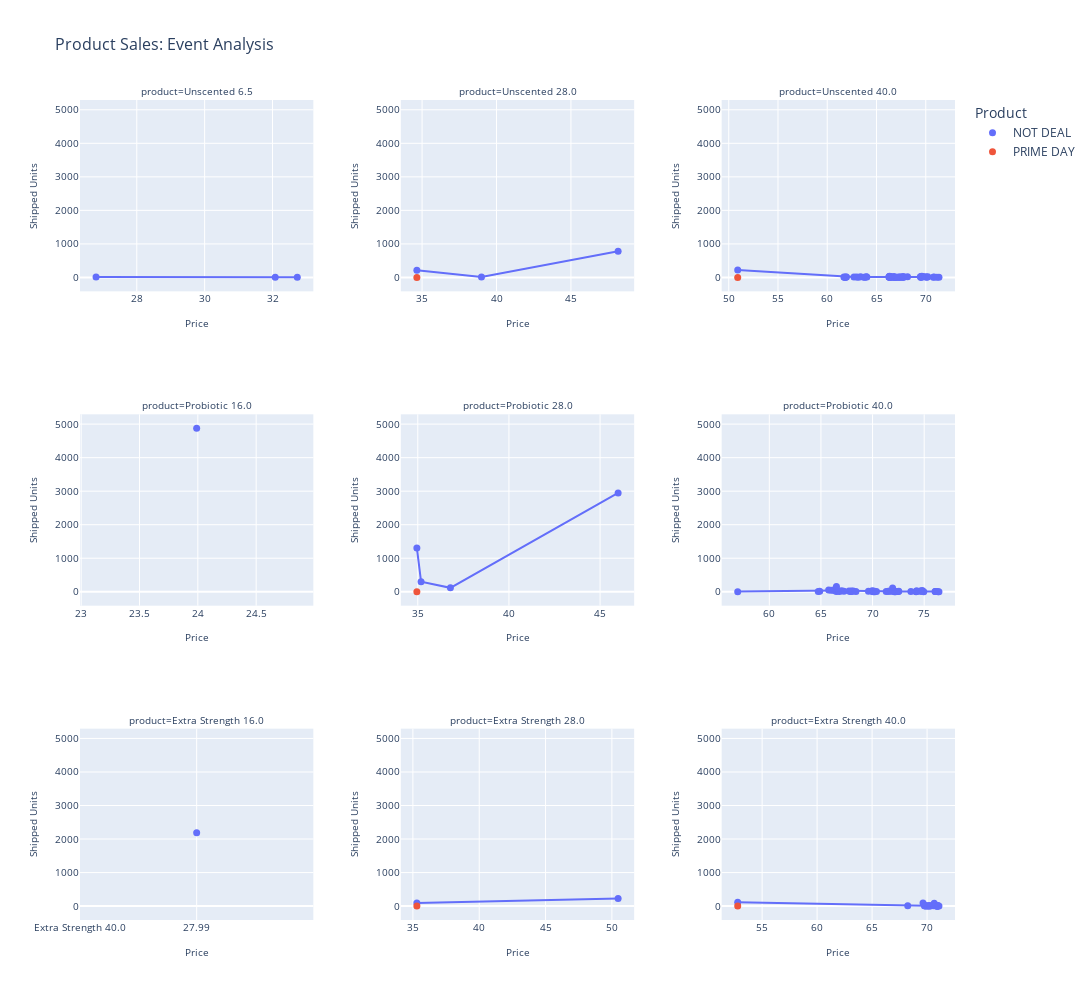

The code cell stored with this chart in its notebook:
### Code cell
fig = px.scatter(
    sales_df,
    x='our_price',
    y='shipped_units',
    facet_col='product',
    category_orders={
        "product": [
            'Unscented 6.5','Unscented 28.0', 'Unscented 40.0', 
            'Probiotic 16.0', 'Probiotic 28.0', 'Probiotic 40.0',
            'Extra Strength 16.0','Extra Strength 28.0', 'Extra Strength 40.0',  
        ]
    },
    facet_col_wrap=3,
    facet_col_spacing=0.1,
    facet_row_spacing=0.15,
    color='event_name',
    trendline='lowess',
    title='Product Sales: Event Analysis',
    width=1500,
    height=1000
).update_traces(
    marker=dict(size=7)
).update_layout(
    legend_title_text='Product',
    title_font=dict(size=16)
).update_xaxes(
    title_text='Price',
    title_font=dict(size=10),
    tickfont=dict(size=10)
).update_yaxes(
    title_text='Shipped Units',
    title_font=dict(size=10),
    tickfont=dict(size=10)
)

fig.update_xaxes(
    categoryorder='array', 
    categoryarray= [
        'Unscented 6.5','Unscented 28.0', 'Unscented 40.0', 
        'Probiotic 16.0', 'Probiotic 28.0', 'Probiotic 40.0',
        'Extra Strength 16.0','Extra Strength 28.0', 'Extra Strength 40.0',  
    ]
)
fig.update_layout(xaxis=dict(type='category'))

for annotation in fig['layout']['annotations']:
    annotation['font'] = dict(size=10)

fig.for_each_xaxis(lambda axis: axis.update(showticklabels=True))
fig.for_each_yaxis(lambda axis: axis.update(showticklabels=True))

fig.show()

### Figure 1 — Plotly figure (JSON) as saved in the notebook; plotly's stock layout.template omitted (floating-point values rounded to 4 significant figures)
{"data": [{"hovertemplate": "event_name=NOT DEAL<br>product=Unscented 6.5<br>our_price=%{x}<br>shipped_units=%{y}<extra></extra>", "legendgroup": "NOT DEAL", "marker": {"color": "#636efa", "size": 7, "symbol": "circle"}, "mode": "markers", "name": "NOT DEAL", "orientation": "v", "showlegend": true, "type": "scatter", "x": [26.8, 32.08, 32.73], "xaxis": "x7", "y": [11, 2, 5], "yaxis": "y7"}, {"hovertemplate": "<b>LOWESS trendline</b><br><br>event_name=NOT DEAL<br>product=Unscented 6.5<br>our_price=%{x}<br>shipped_units=%{y} <b>(trend)</b><extra></extra>", "legendgroup": "NOT DEAL", "marker": {"color": "#636efa", "size": 7, "symbol": "circle"}, "mode": "lines", "name": "NOT DEAL", "showlegend": false, "type": "scatter", "x": [26.8, 32.08, 32.73], "xaxis": "x7", "y": [11.0, 2.0, 5.0], "yaxis": "y7"}, {"hovertemplate": "event_name=NOT DEAL<br>product=Unscented 28.0<br>our_price=%{x}<br>shipped_units=%{y}<extra></extra>", "legendgroup": "NOT DEAL", "marker": {"color": "#636efa", "size": 7, "symbol": "circle"}, "mode": "markers", "name": "NOT DEAL", "orientation": "v", "showlegend": false, "type": "scatter", "x": [34.65, 38.99, 48.17], "xaxis": "x8", "y": [214, 14, 778], "yaxis": "y8"}, {"hovertemplate": "<b>LOWESS trendline</b><br><br>event_name=NOT DEAL<br>product=Unscented 28.0<br>our_price=%{x}<br>shipped_units=%{y} <b>(trend)</b><extra></extra>", "legendgroup": "NOT DEAL", "marker": {"color": "#636efa", "size": 7, "symbol": "circle"}, "mode": "lines", "name": "NOT DEAL", "showlegend": false, "type": "scatter", "x": [34.65, 38.99, 48.17], "xaxis": "x8", "y": [214.0, 14.0, 778.0], "yaxis": "y8"}, {"hovertemplate": "event_name=PRIME DAY<br>product=Unscented 28.0<br>our_price=%{x}<br>shipped_units=%{y}<extra></extra>", "legendgroup": "PRIME DAY", "marker": {"color": "#EF553B", "size": 7, "symbol": "circle"}, "mode": "markers", "name": "PRIME DAY", "orientation": "v", "showlegend": true, "type": "scatter", "x": [34.65], "xaxis": "x8", "y": [1], "yaxis": "y8"}, {"hovertemplate": "event_name=PRIME DAY<br>product=Unscented 28.0<extra></extra>", "legendgroup": "PRIME DAY", "marker": {"color": "#EF553B", "size": 7, "symbol": "circle"}, "mode": "lines", "name": "PRIME DAY", "showlegend": false, "type": "scatter", "xaxis": "x8", "yaxis": "y8"}, {"hovertemplate": "event_name=NOT DEAL<br>product=Unscented 40.0<br>our_price=%{x}<br>shipped_units=%{y}<extra></extra>", "legendgroup": "NOT DEAL", "marker": {"color": "#636efa", "size": 7, "symbol": "circle"}, "mode": "markers", "name": "NOT DEAL", "orientation": "v", "showlegend": false, "type": "scatter", "x": [50.91, 61.69, 61.76, 61.83, 61.89, 61.95, 62.71, 62.97, 63.16, 63.39, 63.72, 63.84, 63.96, 64.02, 66.26, 66.28, 66.29, 66.3, 66.31, 66.32, 66.35, 66.37, 66.38, 66.41, 66.43, 66.49, 66.64, 66.73, 66.77, 66.78, 66.79, 66.8, 66.88, 66.98, 67.02, 67.15, 67.28, 67.3, 67.38, 67.5, 67.61, 67.62, 67.74, 67.76, 67.77, 68.15, 69.46, 69.48, 69.52, 69.55, 69.6, 69.71, 69.87, 70.06, 70.12, 70.21, 70.77, 70.84, 71.13, 71.34], "xaxis": "x9", "y": [225, 16, 7, 1, 9, 16, 11, 9, 5, 17, 2, 8, 20, 13, 23, 12, 11, 9, 4, 37, 8, 24, 9, 2, 19, 3, 10, 20, 15, 4, 10, 2, 7, 7, 4, 5, 6, 10, 2, 14, 3, 23, 2, 11, 23, 17, 20, 18, 1, 19, 32, 23, 19, 12, 3, 20, 7, 13, 4, 8], "yaxis": "y9"}, {"hovertemplate": "<b>LOWESS trendline</b><br><br>event_name=NOT DEAL<br>product=Unscented 40.0<br>our_price=%{x}<br>shipped_units=%{y} <b>(trend)</b><extra></extra>", "legendgroup": "NOT DEAL", "marker": {"color": "#636efa", "size": 7, "symbol": "circle"}, "mode": "lines", "name": "NOT DEAL", "showlegend": false, "type": "scatter", "x": [50.91, 61.69, 61.76, 61.83, 61.89, 61.95, 62.71, 62.97, 63.16, 63.39, 63.72, 63.84, 63.96, 64.02, 66.26, 66.28, 66.29, 66.3, 66.31, 66.32, 66.35, 66.37, 66.38, 66.41, 66.43, 66.49, 66.64, 66.73, 66.77, 66.78, 66.79, 66.8, 66.88, 66.98, 67.02, 67.15, 67.28, 67.3, 67.38, 67.5, 67.61, 67.62, 67.74, 67.76, 67.77, 68.15, 69.46, 69.48, 69.52, 69.55, 69.6, 69.71, 69.87, 70.06, 70.12, 70.21, 70.77, 70.84, 71.13, 71.34], "xaxis": "x9", "y": [220.1, 9.769, 9.797, 9.826, 9.849, 9.873, 10.16, 10.25, 10.3, 10.37, 10.46, 10.49, 10.52, 10.54, 10.33, 10.32, 10.31, 10.31, 10.3, 10.29, 10.28, 10.26, 10.26, 10.23, 10.22, 10.17, 10.04, 10.0, 9.996, 9.994, 9.994, 9.995, 10.01, 10.07, 10.08, 10.15, 10.24, 10.26, 10.34, 10.49, 10.69, 10.71, 11.04, 11.11, 11.15, 13.0, 13.54, 13.52, 13.49, 13.47, 13.43, 13.36, 13.25, 13.12, 13.07, 13.0, 12.37, 12.27, 11.79, 11.38], "yaxis": "y9"}, {"hovertemplate": "event_name=PRIME DAY<br>product=Unscented 40.0<br>our_price=%{x}<br>shipped_units=%{y}<extra></extra>", "legendgroup": "PRIME DAY", "marker": {"color": "#EF553B", "size": 7, "symbol": "circle"}, "mode": "markers", "name": "PRIME DAY", "orientation": "v", "showlegend": false, "type": "scatter", "x": [50.91], "xaxis": "x9", "y": [1], "yaxis": "y9"}, {"hovertemplate": "event_name=PRIME DAY<br>product=Unscented 40.0<extra></extra>", "legendgroup": "PRIME DAY", "marker": {"color": "#EF553B", "size": 7, "symbol": "circle"}, "mode": "lines", "name": "PRIME DAY", "showlegend": false, "type": "scatter", "xaxis": "x9", "yaxis": "y9"}, {"hovertemplate": "event_name=NOT DEAL<br>product=Probiotic 16.0<br>our_price=%{x}<br>shipped_units=%{y}<extra></extra>", "legendgroup": "NOT DEAL", "marker": {"color": "#636efa", "size": 7, "symbol": "circle"}, "mode": "markers", "name": "NOT DEAL", "orientation": "v", "showlegend": false, "type": "scatter", "x": [23.99], "xaxis": "x4", "y": [4876], "yaxis": "y4"}, {"hovertemplate": "event_name=NOT DEAL<br>product=Probiotic 16.0<extra></extra>", "legendgroup": "NOT DEAL", "marker": {"color": "#636efa", "size": 7, "symbol": "circle"}, "mode": "lines", "name": "NOT DEAL", "showlegend": false, "type": "scatter", "xaxis": "x4", "yaxis": "y4"}, {"hovertemplate": "event_name=NOT DEAL<br>product=Probiotic 28.0<br>our_price=%{x}<br>shipped_units=%{y}<extra></extra>", "legendgroup": "NOT DEAL", "marker": {"color": "#636efa", "size": 7, "symbol": "circle"}, "mode": "markers", "name": "NOT DEAL", "orientation": "v", "showlegend": false, "type": "scatter", "x": [34.95, 35.18, 36.79, 45.99], "xaxis": "x5", "y": [1308, 302, 117, 2948], "yaxis": "y5"}, {"hovertemplate": "<b>LOWESS trendline</b><br><br>event_name=NOT DEAL<br>product=Probiotic 28.0<br>our_price=%{x}<br>shipped_units=%{y} <b>(trend)</b><extra></extra>", "legendgroup": "NOT DEAL", "marker": {"color": "#636efa", "size": 7, "symbol": "circle"}, "mode": "lines", "name": "NOT DEAL", "showlegend": false, "type": "scatter", "x": [34.95, 35.18, 36.79, 45.99], "xaxis": "x5", "y": [1308.0, 302.0, 117.0, 2948.0], "yaxis": "y5"}, {"hovertemplate": "event_name=PRIME DAY<br>product=Probiotic 28.0<br>our_price=%{x}<br>shipped_units=%{y}<extra></extra>", "legendgroup": "PRIME DAY", "marker": {"color": "#EF553B", "size": 7, "symbol": "circle"}, "mode": "markers", "name": "PRIME DAY", "orientation": "v", "showlegend": false, "type": "scatter", "x": [34.95], "xaxis": "x5", "y": [1], "yaxis": "y5"}, {"hovertemplate": "event_name=PRIME DAY<br>product=Probiotic 28.0<extra></extra>", "legendgroup": "PRIME DAY", "marker": {"color": "#EF553B", "size": 7, "symbol": "circle"}, "mode": "lines", "name": "PRIME DAY", "showlegend": false, "type": "scatter", "xaxis": "x5", "yaxis": "y5"}, {"hovertemplate": "event_name=NOT DEAL<br>product=Probiotic 40.0<br>our_price=%{x}<br>shipped_units=%{y}<extra></extra>", "legendgroup": "NOT DEAL", "marker": {"color": "#636efa", "size": 7, "symbol": "circle"}, "mode": "markers", "name": "NOT DEAL", "orientation": "v", "showlegend": false, "type": "scatter", "x": [56.94, 64.74, 64.88, 65.75, 65.98, 66.21, 66.25, 66.39, 66.47, 66.48, 66.49, 66.5, 66.61, 66.69, 66.79, 67.01, 67.23, 67.72, 67.84, 67.95, 67.97, 68.12, 68.39, 69.6, 69.93, 69.97, 70.01, 70.09, 70.11, 70.22, 70.38, 71.32, 71.51, 71.58, 71.78, 71.94, 72.0, 72.12, 72.2, 72.22, 72.25, 72.38, 72.5, 72.54, 73.71, 74.21, 74.24, 74.26, 74.28, 74.61, 74.67, 74.78, 74.81, 74.96, 76.05, 76.1, 76.13, 76.2, 76.34, 76.43], "xaxis": "x6", "y": [2, 8, 12, 55, 48, 44, 50, 46, 31, 53, 11, 160, 30, 30, 8, 31, 15, 21, 6, 22, 4, 22, 7, 18, 19, 23, 10, 2, 20, 2, 5, 10, 16, 13, 15, 112, 17, 1, 18, 2, 4, 9, 8, 12, 8, 2, 25, 6, 20, 22, 14, 12, 39, 2, 9, 5, 6, 4, 1, 3], "yaxis": "y6"}, {"hovertemplate": "<b>LOWESS trendline</b><br><br>event_name=NOT DEAL<br>product=Probiotic 40.0<br>our_price=%{x}<br>shipped_units=%{y} <b>(trend)</b><extra></extra>", "legendgroup": "NOT DEAL", "marker": {"color": "#636efa", "size": 7, "symbol": "circle"}, "mode": "lines", "name": "NOT DEAL", "showlegend": false, "type": "scatter", "x": [56.94, 64.74, 64.88, 65.75, 65.98, 66.21, 66.25, 66.39, 66.47, 66.48, 66.49, 66.5, 66.61, 66.69, 66.79, 67.01, 67.23, 67.72, 67.84, 67.95, 67.97, 68.12, 68.39, 69.6, 69.93, 69.97, 70.01, 70.09, 70.11, 70.22, 70.38, 71.32, 71.51, 71.58, 71.78, 71.94, 72.0, 72.12, 72.2, 72.22, 72.25, 72.38, 72.5, 72.54, 73.71, 74.21, 74.24, 74.26, 74.28, 74.61, 74.67, 74.78, 74.81, 74.96, 76.05, 76.1, 76.13, 76.2, 76.34, 76.43], "xaxis": "x6", "y": [11.28, 50.02, 48.69, 40.74, 38.75, 36.8, 36.47, 35.32, 34.67, 34.59, 34.5, 34.42, 33.54, 32.9, 32.11, 30.4, 28.72, 25.04, 24.15, 23.33, 23.18, 22.07, 20.05, 13.69, 13.22, 13.14, 13.07, 12.95, 12.93, 12.76, 12.46, 11.52, 11.5, 11.46, 11.35, 11.27, 11.26, 11.26, 11.27, 11.26, 11.25, 11.25, 11.2, 11.18, 9.954, 9.423, 9.392, 9.372, 9.351, 9.019, 8.959, 8.851, 8.822, 8.675, 7.583, 7.53, 7.498, 7.423, 7.27, 7.171], "yaxis": "y6"}, {"hovertemplate": "event_name=NOT DEAL<br>product=Extra Strength 16.0<br>our_price=%{x}<br>shipped_units=%{y}<extra></extra>", "legendgroup": "NOT DEAL", "marker": {"color": "#636efa", "size": 7, "symbol": "circle"}, "mode": "markers", "name": "NOT DEAL", "orientation": "v", "showlegend": false, "type": "scatter", "x": [27.99], "xaxis": "x", "y": [2187], "yaxis": "y"}, {"hovertemplate": "event_name=NOT DEAL<br>product=Extra Strength 16.0<extra></extra>", "legendgroup": "NOT DEAL", "marker": {"color": "#636efa", "size": 7, "symbol": "circle"}, "mode": "lines", "name": "NOT DEAL", "showlegend": false, "type": "scatter", "xaxis": "x", "yaxis": "y"}, {"hovertemplate": "event_name=NOT DEAL<br>product=Extra Strength 28.0<br>our_price=%{x}<br>shipped_units=%{y}<extra></extra>", "legendgroup": "NOT DEAL", "marker": {"color": "#636efa", "size": 7, "symbol": "circle"}, "mode": "markers", "name": "NOT DEAL", "orientation": "v", "showlegend": false, "type": "scatter", "x": [35.3, 50.47], "xaxis": "x2", "y": [96, 230], "yaxis": "y2"}, {"hovertemplate": "<b>LOWESS trendline</b><br><br>event_name=NOT DEAL<br>product=Extra Strength 28.0<br>our_price=%{x}<br>shipped_units=%{y} <b>(trend)</b><extra></extra>", "legendgroup": "NOT DEAL", "marker": {"color": "#636efa", "size": 7, "symbol": "circle"}, "mode": "lines", "name": "NOT DEAL", "showlegend": false, "type": "scatter", "x": [35.3, 50.47], "xaxis": "x2", "y": [96.0, 230.0], "yaxis": "y2"}, {"hovertemplate": "event_name=PRIME DAY<br>product=Extra Strength 28.0<br>our_price=%{x}<br>shipped_units=%{y}<extra></extra>", "legendgroup": "PRIME DAY", "marker": {"color": "#EF553B", "size": 7, "symbol": "circle"}, "mode": "markers", "name": "PRIME DAY", "orientation": "v", "showlegend": false, "type": "scatter", "x": [35.3], "xaxis": "x2", "y": [1], "yaxis": "y2"}, {"hovertemplate": "event_name=PRIME DAY<br>product=Extra Strength 28.0<extra></extra>", "legendgroup": "PRIME DAY", "marker": {"color": "#EF553B", "size": 7, "symbol": "circle"}, "mode": "lines", "name": "PRIME DAY", "showlegend": false, "type": "scatter", "xaxis": "x2", "yaxis": "y2"}, {"hovertemplate": "event_name=NOT DEAL<br>product=Extra Strength 40.0<br>our_price=%{x}<br>shipped_units=%{y}<extra></extra>", "legendgroup": "NOT DEAL", "marker": {"color": "#636efa", "size": 7, "symbol": "circle"}, "mode": "markers", "name": "NOT DEAL", "orientation": "v", "showlegend": false, "type": "scatter", "x": [52.78, 68.24, 69.63, 69.75, 69.83, 69.84, 69.85, 70.03, 70.06, 70.2, 70.22, 70.28, 70.56, 70.65, 70.84, 70.85, 70.91, 70.94, 70.95, 70.96, 70.99, 71.0, 71.08], "xaxis": "x3", "y": [114, 7, 96, 7, 7, 12, 5, 4, 4, 15, 5, 4, 11, 86, 1, 1, 5, 11, 2, 2, 3, 13, 2], "yaxis": "y3"}, {"hovertemplate": "<b>LOWESS trendline</b><br><br>event_name=NOT DEAL<br>product=Extra Strength 40.0<br>our_price=%{x}<br>shipped_units=%{y} <b>(trend)</b><extra></extra>", "legendgroup": "NOT DEAL", "marker": {"color": "#636efa", "size": 7, "symbol": "circle"}, "mode": "lines", "name": "NOT DEAL", "showlegend": false, "type": "scatter", "x": [52.78, 68.24, 69.63, 69.75, 69.83, 69.84, 69.85, 70.03, 70.06, 70.2, 70.22, 70.28, 70.56, 70.65, 70.84, 70.85, 70.91, 70.94, 70.95, 70.96, 70.99, 71.0, 71.08], "xaxis": "x3", "y": [114.0, 7.119, 7.091, 6.933, 6.863, 6.857, 6.851, 6.833, 6.844, 6.968, 7.006, 7.086, 6.08, 5.731, 4.789, 4.73, 4.368, 4.184, 4.123, 4.062, 3.88, 3.82, 3.348], "yaxis": "y3"}, {"hovertemplate": "event_name=PRIME DAY<br>product=Extra Strength 40.0<br>our_price=%{x}<br>shipped_units=%{y}<extra></extra>", "legendgroup": "PRIME DAY", "marker": {"color": "#EF553B", "size": 7, "symbol": "circle"}, "mode": "markers", "name": "PRIME DAY", "orientation": "v", "showlegend": false, "type": "scatter", "x": [52.78], "xaxis": "x3", "y": [1], "yaxis": "y3"}, {"hovertemplate": "event_name=PRIME DAY<br>product=Extra Strength 40.0<extra></extra>", "legendgroup": "PRIME DAY", "marker": {"color": "#EF553B", "size": 7, "symbol": "circle"}, "mode": "lines", "name": "PRIME DAY", "showlegend": false, "type": "scatter", "xaxis": "x3", "yaxis": "y3"}], "layout": {"annotations": [{"font": {"size": 10}, "showarrow": false, "text": "product=Extra Strength 16.0", "x": 0.1333, "xanchor": "center", "xref": "paper", "y": 0.2333, "yanchor": "bottom", "yref": "paper"}, {"font": {"size": 10}, "showarrow": false, "text": "product=Extra Strength 28.0", "x": 0.5, "xanchor": "center", "xref": "paper", "y": 0.2333, "yanchor": "bottom", "yref": "paper"}, {"font": {"size": 10}, "showarrow": false, "text": "product=Extra Strength 40.0", "x": 0.8667, "xanchor": "center", "xref": "paper", "y": 0.2333, "yanchor": "bottom", "yref": "paper"}, {"font": {"size": 10}, "showarrow": false, "text": "product=Probiotic 16.0", "x": 0.1333, "xanchor": "center", "xref": "paper", "y": 0.6167, "yanchor": "bottom", "yref": "paper"}, {"font": {"size": 10}, "showarrow": false, "text": "product=Probiotic 28.0", "x": 0.5, "xanchor": "center", "xref": "paper", "y": 0.6167, "yanchor": "bottom", "yref": "paper"}, {"font": {"size": 10}, "showarrow": false, "text": "product=Probiotic 40.0", "x": 0.8667, "xanchor": "center", "xref": "paper", "y": 0.6167, "yanchor": "bottom", "yref": "paper"}, {"font": {"size": 10}, "showarrow": false, "text": "product=Unscented 6.5", "x": 0.1333, "xanchor": "center", "xref": "paper", "y": 1.0, "yanchor": "bottom", "yref": "paper"}, {"font": {"size": 10}, "showarrow": false, "text": "product=Unscented 28.0", "x": 0.5, "xanchor": "center", "xref": "paper", "y": 1.0, "yanchor": "bottom", "yref": "paper"}, {"font": {"size": 10}, "showarrow": false, "text": "product=Unscented 40.0", "x": 0.8667, "xanchor": "center", "xref": "paper", "y": 1.0, "yanchor": "bottom", "yref": "paper"}], "height": 1000, "legend": {"title": {"text": "Product"}, "tracegroupgap": 0}, "title": {"font": {"size": 16}, "text": "Product Sales: Event Analysis"}, "width": 1500, "xaxis": {"anchor": "y", "categoryarray": ["Unscented 6.5", "Unscented 28.0", "Unscented 40.0", "Probiotic 16.0", "Probiotic 28.0", "Probiotic 40.0", "Extra Strength 16.0", "Extra Strength 28.0", "Extra Strength 40.0"], "categoryorder": "array", "domain": [0, 0.2667], "showticklabels": true, "tickfont": {"size": 10}, "title": {"font": {"size": 10}, "text": "Price"}, "type": "category"}, "xaxis2": {"anchor": "y2", "categoryarray": ["Unscented 6.5", "Unscented 28.0", "Unscented 40.0", "Probiotic 16.0", "Probiotic 28.0", "Probiotic 40.0", "Extra Strength 16.0", "Extra Strength 28.0", "Extra Strength 40.0"], "categoryorder": "array", "domain": [0.3667, 0.6333], "matches": "x", "showticklabels": true, "tickfont": {"size": 10}, "title": {"font": {"size": 10}, "text": "Price"}}, "xaxis3": {"anchor": "y3", "categoryarray": ["Unscented 6.5", "Unscented 28.0", "Unscented 40.0", "Probiotic 16.0", "Probiotic 28.0", "Probiotic 40.0", "Extra Strength 16.0", "Extra Strength 28.0", "Extra Strength 40.0"], "categoryorder": "array", "domain": [0.7333, 1], "matches": "x", "showticklabels": true, "tickfont": {"size": 10}, "title": {"font": {"size": 10}, "text": "Price"}}, "xaxis4": {"anchor": "y4", "categoryarray": ["Unscented 6.5", "Unscented 28.0", "Unscented 40.0", "Probiotic 16.0", "Probiotic 28.0", "Probiotic 40.0", "Extra Strength 16.0", "Extra Strength 28.0", "Extra Strength 40.0"], "categoryorder": "array", "domain": [0, 0.2667], "matches": "x", "showticklabels": true, "tickfont": {"size": 10}, "title": {"font": {"size": 10}, "text": "Price"}}, "xaxis5": {"anchor": "y5", "categoryarray": ["Unscented 6.5", "Unscented 28.0", "Unscented 40.0", "Probiotic 16.0", "Probiotic 28.0", "Probiotic 40.0", "Extra Strength 16.0", "Extra Strength 28.0", "Extra Strength 40.0"], "categoryorder": "array", "domain": [0.3667, 0.6333], "matches": "x", "showticklabels": true, "tickfont": {"size": 10}, "title": {"font": {"size": 10}, "text": "Price"}}, "xaxis6": {"anchor": "y6", "categoryarray": ["Unscented 6.5", "Unscented 28.0", "Unscented 40.0", "Probiotic 16.0", "Probiotic 28.0", "Probiotic 40.0", "Extra Strength 16.0", "Extra Strength 28.0", "Extra Strength 40.0"], "categoryorder": "array", "domain": [0.7333, 1], "matches": "x", "showticklabels": true, "tickfont": {"size": 10}, "title": {"font": {"size": 10}, "text": "Price"}}, "xaxis7": {"anchor": "y7", "categoryarray": ["Unscented 6.5", "Unscented 28.0", "Unscented 40.0", "Probiotic 16.0", "Probiotic 28.0", "Probiotic 40.0", "Extra Strength 16.0", "Extra Strength 28.0", "Extra Strength 40.0"], "categoryorder": "array", "domain": [0, 0.2667], "matches": "x", "showticklabels": true, "tickfont": {"size": 10}, "title": {"font": {"size": 10}, "text": "Price"}}, "xaxis8": {"anchor": "y8", "categoryarray": ["Unscented 6.5", "Unscented 28.0", "Unscented 40.0", "Probiotic 16.0", "Probiotic 28.0", "Probiotic 40.0", "Extra Strength 16.0", "Extra Strength 28.0", "Extra Strength 40.0"], "categoryorder": "array", "domain": [0.3667, 0.6333], "matches": "x", "showticklabels": true, "tickfont": {"size": 10}, "title": {"font": {"size": 10}, "text": "Price"}}, "xaxis9": {"anchor": "y9", "categoryarray": ["Unscented 6.5", "Unscented 28.0", "Unscented 40.0", "Probiotic 16.0", "Probiotic 28.0", "Probiotic 40.0", "Extra Strength 16.0", "Extra Strength 28.0", "Extra Strength 40.0"], "categoryorder": "array", "domain": [0.7333, 1], "matches": "x", "showticklabels": true, "tickfont": {"size": 10}, "title": {"font": {"size": 10}, "text": "Price"}}, "yaxis": {"anchor": "x", "domain": [0, 0.2333], "showticklabels": true, "tickfont": {"size": 10}, "title": {"font": {"size": 10}, "text": "Shipped Units"}}, "yaxis2": {"anchor": "x2", "domain": [0, 0.2333], "matches": "y", "showticklabels": true, "tickfont": {"size": 10}, "title": {"font": {"size": 10}, "text": "Shipped Units"}}, "yaxis3": {"anchor": "x3", "domain": [0, 0.2333], "matches": "y", "showticklabels": true, "tickfont": {"size": 10}, "title": {"font": {"size": 10}, "text": "Shipped Units"}}, "yaxis4": {"anchor": "x4", "domain": [0.3833, 0.6167], "matches": "y", "showticklabels": true, "tickfont": {"size": 10}, "title": {"font": {"size": 10}, "text": "Shipped Units"}}, "yaxis5": {"anchor": "x5", "domain": [0.3833, 0.6167], "matches": "y", "showticklabels": true, "tickfont": {"size": 10}, "title": {"font": {"size": 10}, "text": "Shipped Units"}}, "yaxis6": {"anchor": "x6", "domain": [0.3833, 0.6167], "matches": "y", "showticklabels": true, "tickfont": {"size": 10}, "title": {"font": {"size": 10}, "text": "Shipped Units"}}, "yaxis7": {"anchor": "x7", "domain": [0.7667, 1.0], "matches": "y", "showticklabels": true, "tickfont": {"size": 10}, "title": {"font": {"size": 10}, "text": "Shipped Units"}}, "yaxis8": {"anchor": "x8", "domain": [0.7667, 1.0], "matches": "y", "showticklabels": true, "tickfont": {"size": 10}, "title": {"font": {"size": 10}, "text": "Shipped Units"}}, "yaxis9": {"anchor": "x9", "domain": [0.7667, 1.0], "matches": "y", "showticklabels": true, "tickfont": {"size": 10}, "title": {"font": {"size": 10}, "text": "Shipped Units"}}}}
